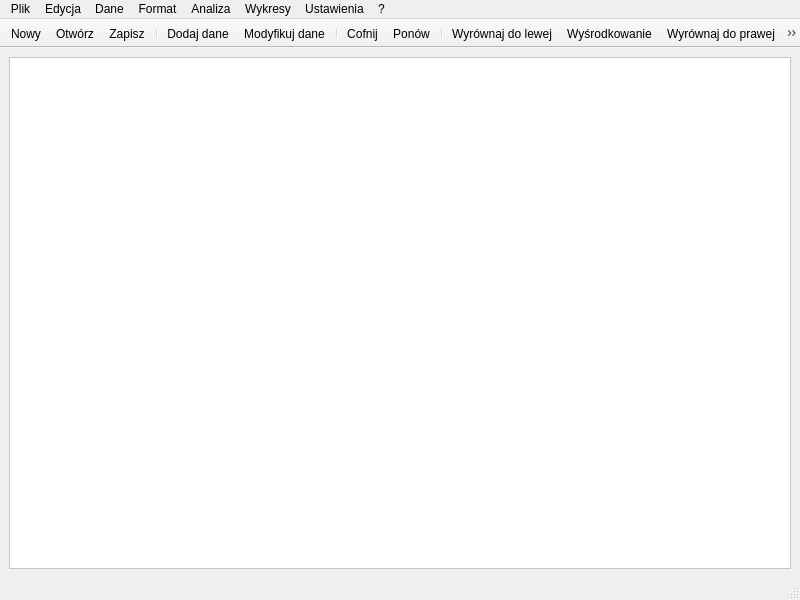
<?xml version="1.0" encoding="UTF-8"?>
<ui version="4.0">
 <class>MainWindow_Main</class>
 <widget class="QMainWindow" name="MainWindow_Main">
  <property name="windowModality">
   <enum>Qt::ApplicationModal</enum>
  </property>
  <property name="geometry">
   <rect>
    <x>0</x>
    <y>0</y>
    <width>800</width>
    <height>600</height>
   </rect>
  </property>
  <property name="minimumSize">
   <size>
    <width>800</width>
    <height>600</height>
   </size>
  </property>
  <property name="windowTitle">
   <string>Dex</string>
  </property>
  <widget class="QWidget" name="centralwidget">
   <layout class="QVBoxLayout" name="verticalLayout">
    <item>
     <widget class="QTextEdit" name="textEdit_Board">
      <property name="font">
       <font>
        <family>Calibri</family>
        <pointsize>12</pointsize>
       </font>
      </property>
      <property name="styleSheet">
       <string notr="true">QTextEdit{
background-color: #ffffff;
}</string>
      </property>
     </widget>
    </item>
   </layout>
  </widget>
  <widget class="QMenuBar" name="menubar_Menu">
   <property name="geometry">
    <rect>
     <x>0</x>
     <y>0</y>
     <width>800</width>
     <height>22</height>
    </rect>
   </property>
   <property name="nativeMenuBar">
    <bool>true</bool>
   </property>
   <widget class="QMenu" name="menu_File">
    <property name="title">
     <string>Plik</string>
    </property>
    <addaction name="action_New_File"/>
    <addaction name="action_Open_File"/>
    <addaction name="action_Save"/>
    <addaction name="action_Save_As_New"/>
    <addaction name="separator"/>
    <addaction name="action_Print"/>
    <addaction name="action_Print_Preview"/>
    <addaction name="action_Export_As"/>
    <addaction name="separator"/>
    <addaction name="action_Exit"/>
   </widget>
   <widget class="QMenu" name="menu_Data">
    <property name="title">
     <string>Dane</string>
    </property>
    <addaction name="action_Add_Data"/>
    <addaction name="action_Modify_Data"/>
    <addaction name="separator"/>
    <addaction name="action_Change_Data_Name"/>
    <addaction name="action_Delete_Dataframe"/>
   </widget>
   <widget class="QMenu" name="menu_Edit">
    <property name="title">
     <string>Edycja</string>
    </property>
    <addaction name="action_Undo"/>
    <addaction name="action_Redo"/>
    <addaction name="separator"/>
    <addaction name="action_Cut"/>
    <addaction name="action_Copy"/>
    <addaction name="action_Paste"/>
   </widget>
   <widget class="QMenu" name="menu_Format">
    <property name="title">
     <string>Format</string>
    </property>
    <addaction name="action_Bold"/>
    <addaction name="action_Italic"/>
    <addaction name="action_Underline"/>
    <addaction name="separator"/>
    <addaction name="action_Left"/>
    <addaction name="action_Right"/>
    <addaction name="action_Center"/>
    <addaction name="action_Justify"/>
    <addaction name="separator"/>
    <addaction name="action_Color"/>
    <addaction name="action_Font"/>
   </widget>
   <widget class="QMenu" name="menu_Analysis">
    <property name="title">
     <string>Analiza</string>
    </property>
    <addaction name="action_Basic_Stats"/>
    <addaction name="action_Correlation"/>
    <addaction name="action_Test_Shapiro_Wilka"/>
    <addaction name="action_Test_t_Studenta"/>
    <addaction name="action_Test_ANOVA"/>
    <addaction name="action_Test_Chi_Square"/>
    <addaction name="action_Test_Kruskala_Wallisa"/>
    <addaction name="action_Linear_Regression"/>
   </widget>
   <widget class="QMenu" name="menu_Charts">
    <property name="title">
     <string>Wykresy</string>
    </property>
    <addaction name="action_Scatter_Plot"/>
    <addaction name="action_Line_Plot"/>
    <addaction name="action_Bar_Plot"/>
    <addaction name="action_Hist_Plot"/>
    <addaction name="action_Box_Plot"/>
    <addaction name="action_Pie_Chart"/>
    <addaction name="separator"/>
   </widget>
   <widget class="QMenu" name="menu_Settings">
    <property name="title">
     <string>Ustawienia</string>
    </property>
    <addaction name="action_Settings"/>
   </widget>
   <widget class="QMenu" name="menu_Help">
    <property name="title">
     <string>?</string>
    </property>
    <addaction name="action_About_Application"/>
   </widget>
   <addaction name="menu_File"/>
   <addaction name="menu_Edit"/>
   <addaction name="menu_Data"/>
   <addaction name="menu_Format"/>
   <addaction name="menu_Analysis"/>
   <addaction name="menu_Charts"/>
   <addaction name="menu_Settings"/>
   <addaction name="menu_Help"/>
  </widget>
  <widget class="QStatusBar" name="statusbar"/>
  <widget class="QToolBar" name="toolBar">
   <property name="enabled">
    <bool>true</bool>
   </property>
   <property name="windowTitle">
    <string>toolBar</string>
   </property>
   <property name="movable">
    <bool>false</bool>
   </property>
   <attribute name="toolBarArea">
    <enum>TopToolBarArea</enum>
   </attribute>
   <attribute name="toolBarBreak">
    <bool>false</bool>
   </attribute>
   <addaction name="action_New_File"/>
   <addaction name="action_Open_File"/>
   <addaction name="action_Save"/>
   <addaction name="separator"/>
   <addaction name="action_Add_Data"/>
   <addaction name="action_Modify_Data"/>
   <addaction name="separator"/>
   <addaction name="action_Undo"/>
   <addaction name="action_Redo"/>
   <addaction name="separator"/>
   <addaction name="action_Left"/>
   <addaction name="action_Center"/>
   <addaction name="action_Right"/>
   <addaction name="action_Justify"/>
   <addaction name="separator"/>
   <addaction name="action_Bold"/>
   <addaction name="action_Italic"/>
   <addaction name="action_Underline"/>
  </widget>
  <action name="action_New_File">
   <property name="icon">
    <iconset resource="../../images/main-window/main-window.qrc">
     <normaloff>:/images/main-window/new-file.svg</normaloff>:/images/main-window/new-file.svg</iconset>
   </property>
   <property name="text">
    <string>Nowy</string>
   </property>
   <property name="shortcut">
    <string>Ctrl+N</string>
   </property>
  </action>
  <action name="action_Open_File">
   <property name="icon">
    <iconset resource="../../images/main-window/main-window.qrc">
     <normaloff>:/images/main-window/open-file.svg</normaloff>:/images/main-window/open-file.svg</iconset>
   </property>
   <property name="text">
    <string>Otwórz</string>
   </property>
   <property name="shortcut">
    <string>Ctrl+O</string>
   </property>
  </action>
  <action name="action_Save">
   <property name="icon">
    <iconset resource="../../images/main-window/main-window.qrc">
     <normaloff>:/images/main-window/save-file.svg</normaloff>:/images/main-window/save-file.svg</iconset>
   </property>
   <property name="text">
    <string>Zapisz</string>
   </property>
   <property name="shortcut">
    <string>Ctrl+S</string>
   </property>
  </action>
  <action name="action_Print">
   <property name="icon">
    <iconset resource="../../images/main-window/main-window.qrc">
     <normaloff>:/images/main-window/print.svg</normaloff>:/images/main-window/print.svg</iconset>
   </property>
   <property name="text">
    <string>Drukuj</string>
   </property>
   <property name="shortcut">
    <string>Ctrl+P</string>
   </property>
  </action>
  <action name="action_Export_As">
   <property name="icon">
    <iconset resource="../../images/main-window/main-window.qrc">
     <normaloff>:/images/main-window/export-pdf.svg</normaloff>:/images/main-window/export-pdf.svg</iconset>
   </property>
   <property name="text">
    <string>Eksportuj jako plik...</string>
   </property>
  </action>
  <action name="action_Exit">
   <property name="icon">
    <iconset resource="../../images/main-window/main-window.qrc">
     <normaloff>:/images/main-window/exit-red.svg</normaloff>:/images/main-window/exit-red.svg</iconset>
   </property>
   <property name="text">
    <string>Wyjście</string>
   </property>
   <property name="shortcut">
    <string>Ctrl+Alt+F4</string>
   </property>
  </action>
  <action name="action_Undo">
   <property name="icon">
    <iconset resource="../../images/main-window/main-window.qrc">
     <normaloff>:/images/main-window/undo-transparent.svg</normaloff>:/images/main-window/undo-transparent.svg</iconset>
   </property>
   <property name="text">
    <string>Cofnij</string>
   </property>
   <property name="shortcut">
    <string>Ctrl+Z</string>
   </property>
  </action>
  <action name="action_Redo">
   <property name="icon">
    <iconset resource="../../images/main-window/main-window.qrc">
     <normaloff>:/images/main-window/redo-transparent.svg</normaloff>:/images/main-window/redo-transparent.svg</iconset>
   </property>
   <property name="text">
    <string>Ponów</string>
   </property>
   <property name="shortcut">
    <string>Ctrl+Y</string>
   </property>
  </action>
  <action name="action_Cut">
   <property name="text">
    <string>Wytnij</string>
   </property>
   <property name="shortcut">
    <string>Ctrl+X</string>
   </property>
  </action>
  <action name="action_Copy">
   <property name="text">
    <string>Kopiuj</string>
   </property>
   <property name="shortcut">
    <string>Ctrl+C</string>
   </property>
  </action>
  <action name="action_Paste">
   <property name="text">
    <string>Wklej</string>
   </property>
   <property name="shortcut">
    <string>Ctrl+V</string>
   </property>
  </action>
  <action name="action_Add_Data">
   <property name="icon">
    <iconset resource="../../images/main-window/main-window.qrc">
     <normaloff>:/images/main-window/add-data.svg</normaloff>:/images/main-window/add-data.svg</iconset>
   </property>
   <property name="text">
    <string>Dodaj dane</string>
   </property>
  </action>
  <action name="action_Modify_Data">
   <property name="icon">
    <iconset resource="../../images/main-window/main-window.qrc">
     <normaloff>:/images/main-window/data-processing-1.svg</normaloff>:/images/main-window/data-processing-1.svg</iconset>
   </property>
   <property name="text">
    <string>Modyfikuj dane</string>
   </property>
  </action>
  <action name="action_Bold">
   <property name="icon">
    <iconset resource="../../images/main-window/main-window.qrc">
     <normaloff>:/images/main-window/bold.svg</normaloff>:/images/main-window/bold.svg</iconset>
   </property>
   <property name="text">
    <string>Pogrubienie</string>
   </property>
   <property name="shortcut">
    <string>Ctrl+B</string>
   </property>
  </action>
  <action name="action_Italic">
   <property name="icon">
    <iconset resource="../../images/main-window/main-window.qrc">
     <normaloff>:/images/main-window/italic.svg</normaloff>:/images/main-window/italic.svg</iconset>
   </property>
   <property name="text">
    <string>Kursywa</string>
   </property>
   <property name="shortcut">
    <string>Ctrl+I</string>
   </property>
  </action>
  <action name="action_Underline">
   <property name="icon">
    <iconset resource="../../images/main-window/main-window.qrc">
     <normaloff>:/images/main-window/underline.svg</normaloff>:/images/main-window/underline.svg</iconset>
   </property>
   <property name="text">
    <string>Podkreślenie</string>
   </property>
   <property name="shortcut">
    <string>Ctrl+U</string>
   </property>
  </action>
  <action name="action_Left">
   <property name="icon">
    <iconset resource="../../images/main-window/main-window.qrc">
     <normaloff>:/images/main-window/text-left.svg</normaloff>:/images/main-window/text-left.svg</iconset>
   </property>
   <property name="text">
    <string>Wyrównaj do lewej</string>
   </property>
   <property name="shortcut">
    <string>Ctrl+L</string>
   </property>
  </action>
  <action name="action_Right">
   <property name="icon">
    <iconset resource="../../images/main-window/main-window.qrc">
     <normaloff>:/images/main-window/text-right.svg</normaloff>:/images/main-window/text-right.svg</iconset>
   </property>
   <property name="text">
    <string>Wyrównaj do prawej</string>
   </property>
   <property name="shortcut">
    <string>Ctrl+R</string>
   </property>
  </action>
  <action name="action_Center">
   <property name="icon">
    <iconset resource="../../images/main-window/main-window.qrc">
     <normaloff>:/images/main-window/text-center.svg</normaloff>:/images/main-window/text-center.svg</iconset>
   </property>
   <property name="text">
    <string>Wyśrodkowanie</string>
   </property>
   <property name="shortcut">
    <string>Ctrl+E</string>
   </property>
  </action>
  <action name="action_Justify">
   <property name="icon">
    <iconset resource="../../images/main-window/main-window.qrc">
     <normaloff>:/images/main-window/text-justify.svg</normaloff>:/images/main-window/text-justify.svg</iconset>
   </property>
   <property name="text">
    <string>Wyjustuj</string>
   </property>
   <property name="shortcut">
    <string>Ctrl+J</string>
   </property>
  </action>
  <action name="action_About_Application">
   <property name="icon">
    <iconset resource="../../images/main-window/main-window.qrc">
     <normaloff>:/images/main-window/mw-help.svg</normaloff>:/images/main-window/mw-help.svg</iconset>
   </property>
   <property name="text">
    <string>O programie</string>
   </property>
   <property name="shortcut">
    <string>Ctrl+F1</string>
   </property>
  </action>
  <action name="action_Settings">
   <property name="icon">
    <iconset resource="../../images/main-window/main-window.qrc">
     <normaloff>:/images/main-window/mw-settings.svg</normaloff>:/images/main-window/mw-settings.svg</iconset>
   </property>
   <property name="text">
    <string>Ustawienia</string>
   </property>
  </action>
  <action name="action_Color">
   <property name="text">
    <string>Kolor</string>
   </property>
  </action>
  <action name="action_Font">
   <property name="text">
    <string>Czcionka</string>
   </property>
  </action>
  <action name="action_Save_As_New">
   <property name="text">
    <string>Zapisz jako nowy...</string>
   </property>
   <property name="shortcut">
    <string>Ctrl+Shift+S</string>
   </property>
  </action>
  <action name="action_Print_Preview">
   <property name="text">
    <string>Podgląd wydruku</string>
   </property>
   <property name="shortcut">
    <string>Ctrl+Shift+P</string>
   </property>
  </action>
  <action name="action_Scatter_Plot">
   <property name="text">
    <string>Punktowy</string>
   </property>
  </action>
  <action name="action_Line_Plot">
   <property name="text">
    <string>Liniowy</string>
   </property>
  </action>
  <action name="action_Bar_Plot">
   <property name="text">
    <string>Słupkowy</string>
   </property>
  </action>
  <action name="action_Hist_Plot">
   <property name="text">
    <string>Histogram</string>
   </property>
  </action>
  <action name="action_Box_Plot">
   <property name="text">
    <string>Pudełkowy</string>
   </property>
  </action>
  <action name="action_Pie_Chart">
   <property name="text">
    <string>Kołowy</string>
   </property>
  </action>
  <action name="action_Change_Data_Name">
   <property name="text">
    <string>Zmień nazwę zbioru</string>
   </property>
  </action>
  <action name="actionTest_1">
   <property name="text">
    <string>Test-1</string>
   </property>
  </action>
  <action name="actionTest_2">
   <property name="text">
    <string>Test-2</string>
   </property>
  </action>
  <action name="actionTest_3">
   <property name="text">
    <string>Test-3</string>
   </property>
  </action>
  <action name="actionTest_4">
   <property name="text">
    <string>Test-1</string>
   </property>
  </action>
  <action name="actionTest_5">
   <property name="text">
    <string>Test-2</string>
   </property>
  </action>
  <action name="actionTest_6">
   <property name="text">
    <string>Test-3</string>
   </property>
  </action>
  <action name="action_Delete_Dataframe">
   <property name="text">
    <string>Usuń dane</string>
   </property>
  </action>
  <action name="action_Basic_Stats">
   <property name="text">
    <string>Podstawowe statystyki</string>
   </property>
  </action>
  <action name="action_Correlation">
   <property name="text">
    <string>Współczynnik korelacji Pearsona</string>
   </property>
  </action>
  <action name="action_Test_Shapiro_Wilka">
   <property name="text">
    <string>Test Shapiro-Wilka</string>
   </property>
  </action>
  <action name="action_Test_t_Studenta">
   <property name="text">
    <string>Test t-Studenta</string>
   </property>
  </action>
  <action name="action_Test_ANOVA">
   <property name="text">
    <string>Test ANOVA</string>
   </property>
  </action>
  <action name="action_Test_Chi_Square">
   <property name="text">
    <string>Test Chi-kwadrat</string>
   </property>
  </action>
  <action name="action_Test_Kruskala_Wallisa">
   <property name="text">
    <string>Test Kruskala-Wallisa</string>
   </property>
  </action>
  <action name="action_Linear_Regression">
   <property name="text">
    <string>Regresji Liniowej</string>
   </property>
  </action>
  <action name="actionKategorii_Krzy_owych">
   <property name="text">
    <string>Kategorii Krzyżowych</string>
   </property>
  </action>
 </widget>
 <resources>
  <include location="../../images/main-window/main-window.qrc"/>
  <include location="../../images/app-icon/app-icon.qrc"/>
 </resources>
 <connections/>
</ui>
